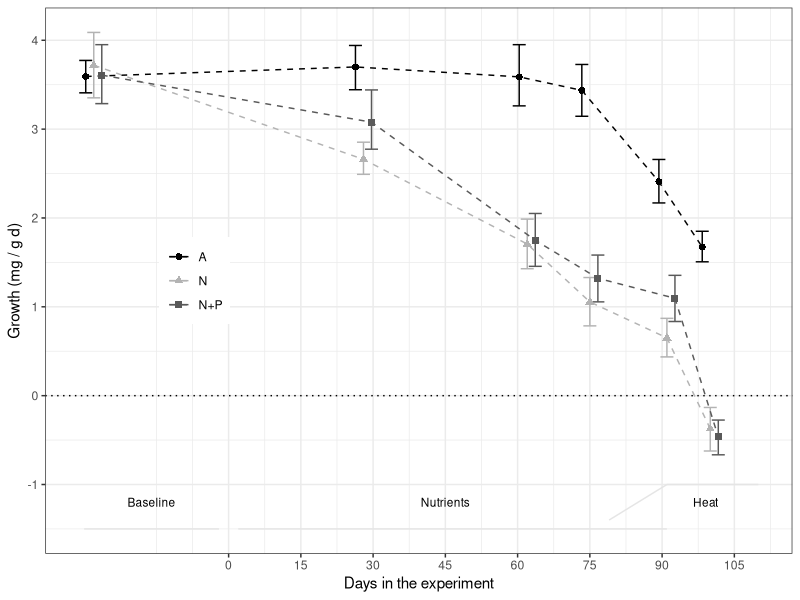
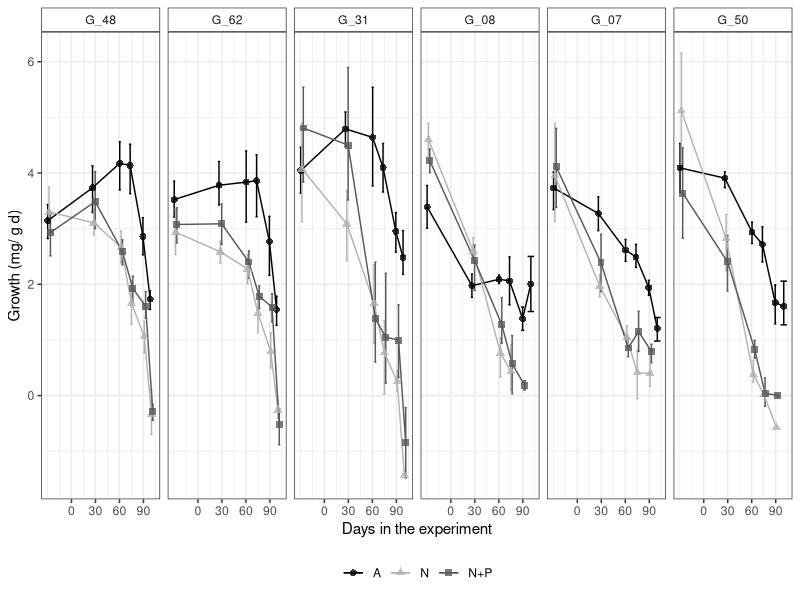
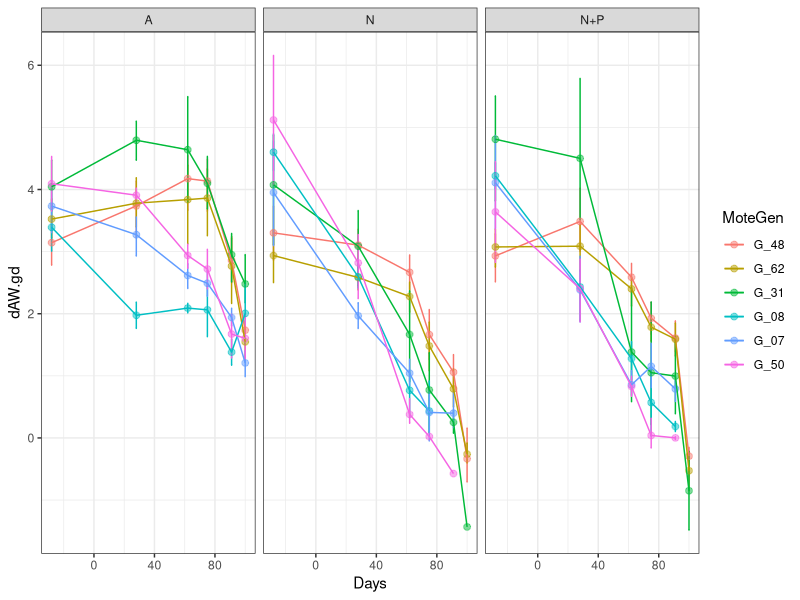
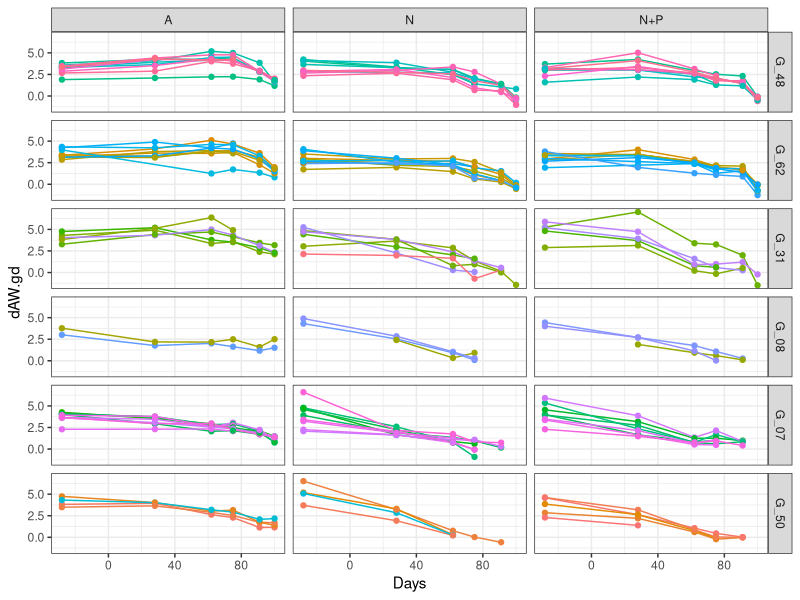
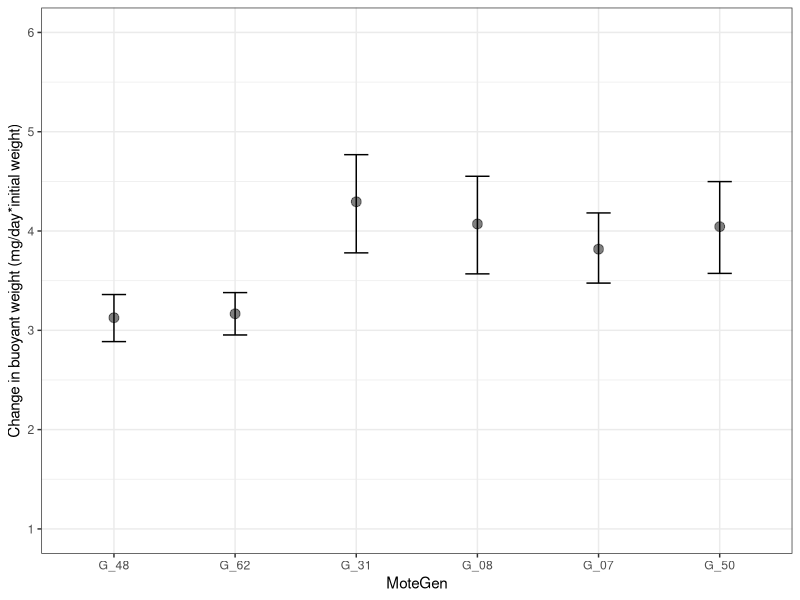
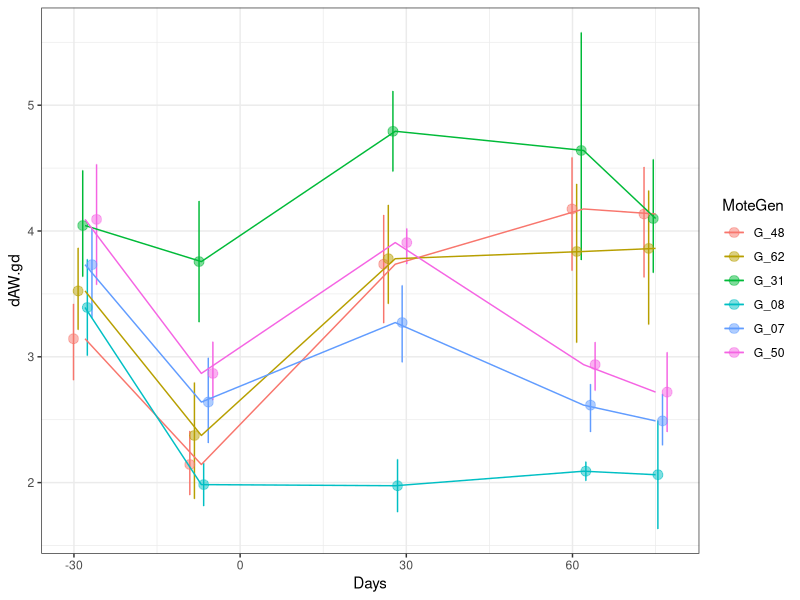
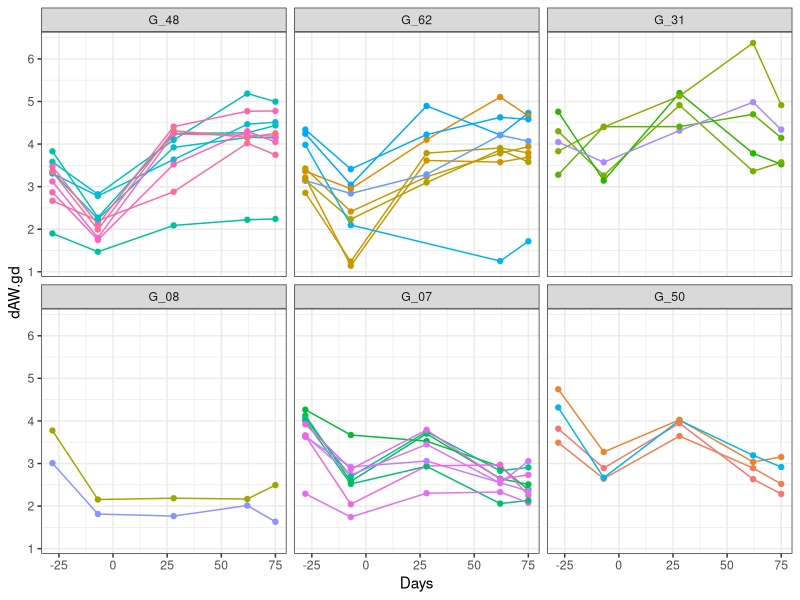
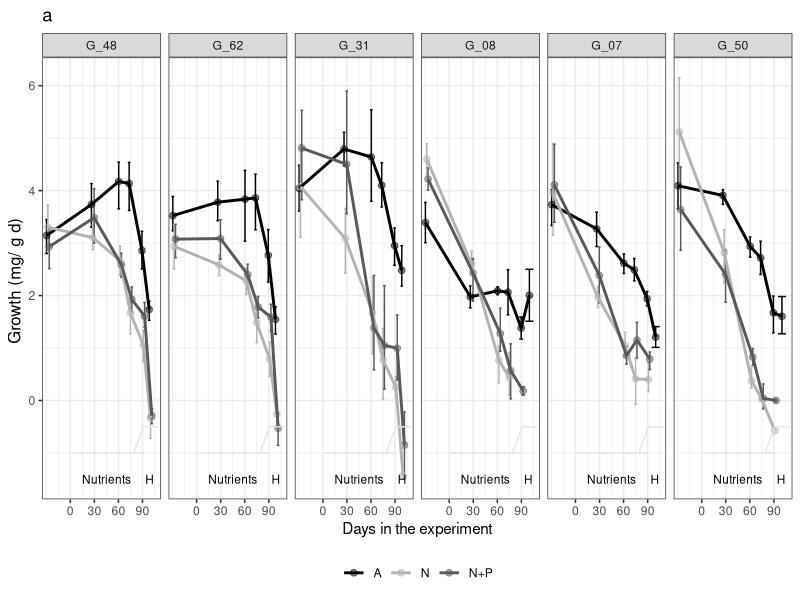

Recreate these plots in R, in order.
## ---- chunk 1
knitr::opts_chunk$set(echo = TRUE, warning=FALSE, message=FALSE)
## ---- chunk 2

# Load all libraries and sources required to run the script
    library(tidyverse)
    library(ggthemes)
    library(lmerTest)
    library(emmeans)
    library(multcomp)

# Default ggplot settings

    Fill.colour<-scale_colour_manual(values = c("black", "gray70", "gray35"))

    ggthe_bw<-theme(plot.background=element_blank(),
          panel.grid.major.y = element_blank(),
          panel.grid.major.x = element_blank(),
          panel.grid.minor.x = element_blank(),
          panel.grid.minor.y = element_blank(),
          legend.box.background = element_rect(),
          panel.background =element_rect(fill = NA, color = "black")
          )+
    theme_bw()
## ---- chunk 3
# Import data: 

  ## Growth long
    BW.Tall<-read.csv("Growth_corrected.csv", header = TRUE)
    
  ## Genotype information
    MOTE<-read.csv("Genotype_Info.csv", header = TRUE)
    BW.Tall<-merge(BW.Tall, MOTE, by="Gen", all.x=TRUE)
    
  ## Data type  
    BW.Tall$Initial.Date<-as.Date(BW.Tall$Initial.Date, "%m/%d/%y")
    BW.Tall$Final.Date<-as.Date(BW.Tall$Final.Date, "%m/%d/%y")
    # BW.Tall$Initial.Date<-as.Date(BW.Tall$Initial.Date, "%Y-%m-%d")
    # BW.Tall$Final.Date<-as.Date(BW.Tall$Final.Date, "%Y-%m-%d")
    BW.Tall$Days<-(as.numeric(as.Date(BW.Tall$Final.Date))-17485)
    BW.Tall$Day<-(as.factor(BW.Tall$Days))
    BW.Tall$TimePoint[BW.Tall$Day=="-28"]<-"3"
    BW.Tall$TimePoint[BW.Tall$Day=="-7"]<-"4"
    BW.Tall$TimePoint[BW.Tall$Day=="28"]<-"9"
    BW.Tall$TimePoint[BW.Tall$Day=="62"]<-"11"
    BW.Tall$TimePoint[BW.Tall$Day=="75"]<-"13"
    BW.Tall$TimePoint[BW.Tall$Day=="91"]<-"16"
    BW.Tall$TimePoint[BW.Tall$Day=="100"]<-"17"
    BW.Tall$TimePoint[BW.Tall$Day=="113"]<-"22"
    
    BW.Tall$Treatment <- as.character(BW.Tall$Treatment)
    BW.Tall$Treatment[BW.Tall$Treatment == "Control"] <- "A"
    BW.Tall$Treatment[BW.Tall$Treatment == "NP"] <- "N+P"
    BW.Tall$Treatment <- as.factor(BW.Tall$Treatment)
    
    BW.Tall$Colony <- as.factor(BW.Tall$Gen)
    BW.Tall$MoteGen<-factor(BW.Tall$MoteGen, 
                                   levels=c("G_48", "G_62","G_31", "G_08","G_07", "G_50"))
    BW.Tall$SampleID <- paste("Ac", BW.Tall$Fra, BW.Tall$TimePoint, sep = "_")
  
    BW.Initial<-subset(BW.Tall, Initial.Date=="2017-08-30")
    BW.Control<-subset(BW.Tall, Treatment=="A")
    BW.Control<-subset(BW.Control, Days<80)
    BW.nutrients<-subset(BW.Tall, Days>-10)
    BW.nutrients<-subset(BW.nutrients, Days<113)
    
  ## Remove recovery data points
    BW.Tall<-subset(BW.Tall, Initial.Date!="2017-10-18")
    BW.Tall<-subset(BW.Tall, Initial.Date!="2018-02-23") # After heat stress
    
  
## ---- chunk 4
# Treatment effect over time
    BW_Treat<- ggplot(BW.Tall, aes (Days, dAW.gd, shape=factor(Treatment),
                                    colour=factor(Treatment))) + 
      ggthe_bw + Fill.colour+
      stat_summary(fun.data = "mean_cl_boot", geom = "errorbar",
                   position=position_dodge(width=5))+
      stat_summary(fun.y=mean, geom="line", 
                   position=position_dodge(width=5), linetype=2) +
      stat_summary(fun.y=mean, geom="point", size =2,
                   position=position_dodge(width=5))  + 
  
      geom_hline(yintercept = 0, linetype=3)+
      
      scale_x_continuous(name="Days in the experiment", 
                         breaks = seq(0, 115, by=15)) +
      scale_y_continuous(name="Growth (mg / g d)", 
                         breaks = seq(-1, 4, by=1)) +
    
    theme(legend.position=c(0.2, 0.5),
        legend.title = element_blank(), 
        strip.background =element_rect(fill=NA)) +

    annotate("segment", x = -30, xend = -2, y = -1.5, yend = -1.5,
              colour = "gray90")+
    annotate("text", x = -16, y = -1.2, label = "Baseline", size=3)+
  
    annotate("segment", x = 2, xend = 91, y = -1.5, yend = -1.5,
              colour = "gray90")+
    annotate("text", x = 45, y = -1.2, label = "Nutrients", size=3)+
  
    annotate("segment", x = 79, xend = 91, y = -1.4, yend = -1,
              colour = "gray90")+
  
    annotate("segment", x = 91, xend = 110, y = -1, yend = -1,
              colour = "gray90")+
    annotate("text", x = 99, y = -1.2, label = "Heat", size=3)
  BW_Treat
  
# ggsave(file="Figure2_BW_corrected.svg", plot=BW_Treat, dpi = 300, units="in", width=3.5, height=3.0)
## ---- chunk 5
BW_Colony<- ggplot(BW.Tall, aes (Days, dAW.gd, shape=factor(Treatment),
                                    colour=factor(Treatment))) + ggthe_bw + Fill.colour+
      stat_summary(fun.data = "mean_cl_boot", geom = "errorbar",
                   position=position_dodge(width=5))+
      stat_summary(fun.y=mean, geom="line", 
                   position=position_dodge(width=5), linetype=1) +
      stat_summary(fun.y=mean, geom="point", size =2,alpha=0.8,
                   position=position_dodge(width=5))  + 
      ylab("Growth (mg/ g d)") +
      
      scale_x_continuous(name="Days in the experiment", 
                         breaks = seq(0, 115, by=30)) +
    theme(legend.position="bottom",
        legend.title = element_blank(), 
        strip.background =element_rect(fill=NA))

#BW_Colony + facet_grid(MoteGen~.)
#BW_Colony + facet_grid(~MoteGen)
BW_Colony <- BW_Colony + facet_grid(~MoteGen)
BW_Colony
# ggsave(file="Figure2_BW_corrected_genotype.svg", plot=BW_Colony, dpi = 300, units="in", width=5, height=5)


BW_ColonyT<- ggplot(BW.Tall, aes (Days, dAW.gd, colour=MoteGen)) +   
  stat_summary(fun.data = "mean_cl_boot",geom = "errorbar", width = 0.8)+
  stat_summary(fun.y=mean, geom="point", size =2, alpha=0.5) +
  stat_summary(fun.y=mean, geom="line") + ggthe_bw + facet_grid (~Treatment)  
BW_ColonyT

BW_ColonyT<- ggplot(BW.Tall, aes (Days, dAW.gd, colour=factor(Fra), group=Fra)) +    stat_summary(fun.y=mean, geom="line") + ggthe_bw + facet_grid (MoteGen~Treatment)+  geom_point()+ theme(legend.position = "none")
BW_ColonyT

## ---- chunk 6
BW_Init<- ggplot(BW.Initial, aes (MoteGen, dAW.gd)) +
  stat_summary(fun.data = "mean_cl_boot",geom = "errorbar", width = 0.2) +
  stat_summary(fun.y=mean, geom="point", size =3, alpha=0.5) + ggthe_bw +
  scale_y_continuous(name="Change in buoyant weight (mg/day*initial weight)",
                     limits = c(1,6),
                     breaks = seq(1, 6, by=1))
BW_Init

BW_Colony_Control<- ggplot(BW.Control, aes (Days, dAW.gd, colour=MoteGen)) +
  stat_summary(fun.data = "mean_cl_boot",geom = "errorbar", 
               width = 0.2, position=position_dodge(width=5)) +
  stat_summary(fun.y=mean, geom="point", size =3, alpha=0.5,
               position=position_dodge(width=5)) +
  stat_summary(fun.y=mean, geom="line") + ggthe_bw #+ ggthe_bw + geom_jitter()
BW_Colony_Control

BW_Colony_Control<-ggplot(BW.Control, aes (Days, dAW.gd, colour=factor(Fra), group=Fra)) +   
  #stat_summary(fun.data = "mean_cl_boot",geom = "errorbar", width = 0.8)+
  #stat_summary(fun.y=mean, geom="point", size =2, alpha=0.5) +
  stat_summary(fun.y=mean, geom="line") + ggthe_bw + 
  facet_wrap (~MoteGen)+  geom_point()+ theme(legend.position = "none")
BW_Colony_Control

## ---- chunk 7
 BW_Col <- ggplot(BW.Tall, aes(Days, dAW.gd, colour=factor(Treatment))) +
           stat_summary(fun.data = "mean_cl_boot",geom = "errorbar", 
                        position=position_dodge(width=5), width = 10)+
           stat_summary(fun.y=mean, geom="point", size =2,
                        position=position_dodge(width=5), alpha=0.5) +
           stat_summary(fun.y=mean, geom="line", size =1, 
                        position=position_dodge(width=5), linetype=1) + 
           ggthe_bw + Fill.colour + ggtitle("a") +
   scale_x_continuous(name="Days in the experiment",
                           limits = c(-35,113),
                           breaks = seq(0, 113, 30),  
                           expand = c(0, 0))+
  
    ylab("Growth (mg/ g d) ") + 
    theme(axis.title.y=element_text(size=12), 
           legend.position="bottom",
           legend.title = element_blank()) +
     
     annotate("segment", x = 2, xend = 91, y = -1, yend = -1,
                   colour = "gray90", linetype=1)+
     annotate("segment", x = 79, xend = 91, y = -1, yend = -0.5,
                   colour = "gray90", linetype=1)+
     annotate("segment", x = 91, xend = 110, y = -0.5, yend = -0.5,
                   colour = "gray90", linetype=1)+
     annotate("text", x = 45, y = -1.5, label = "Nutrients", size=3)+
     annotate("text", x = 99, y = -1.5, label = "H", size=3) +
     facet_grid(~MoteGen)
BW_Col

#ggsave(file="S2a_Growth_genotype.svg", plot=BW_Col, width=6.0, height=3.5)

## ---- chunk 8
# Complex to simple models 
  
  LM_1 <- lmer(dAW.gd ~ Treatment*Day +
                               (1 + Treatment|Colony), REML=TRUE, data= BW.Tall)
  
  LM_2 <- lmer(dAW.gd ~ Treatment * Day +
                               (Treatment|Colony), REML=TRUE,  data= BW.Tall)
   
  LM_3 <- lmer(dAW.gd ~ Treatment  * Day +
                               (1|Colony), REML=TRUE, data= BW.Tall)
 

# Select model
  AIC(LM_1, LM_2, LM_3) # 1=2, but 3 has higher AIC
  
  anova(LM_1, LM_2, refit=FALSE)
  anova(LM_2, LM_3, refit=FALSE)
  anova(LM_1, LM_3, refit=FALSE)
 
# Final model 
  LM_Treatment_Days<-lmer(dAW.gd ~ Treatment * Day +
                             (Treatment|Colony),  data= BW.Tall)
  isSingular(LM_Treatment_Days)
  
  anova(LM_Treatment_Days)
  summary(LM_Treatment_Days)
  
# Pair-wise comparisons
  BW.emmc<-emmeans(LM_Treatment_Days, ~Treatment*Day)
  BW_groups<-cld(BW.emmc)
    #BW_groups<-as.data.frame(BW_groups[complete.cases(BW_groups),])
    BW_groups<-BW_groups[order(BW_groups$Day,BW_groups$Treatment),]
  BW_groups
  
  write.csv(BW_groups, "BW_groups_corrected.csv", row.names = F)
